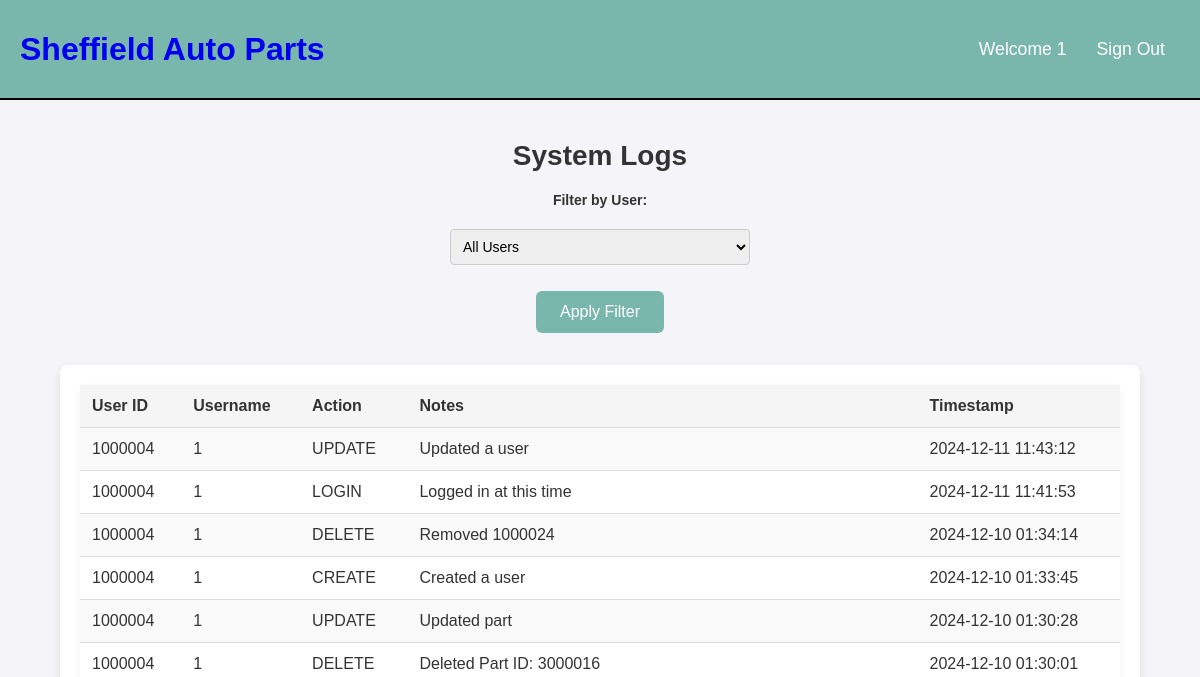
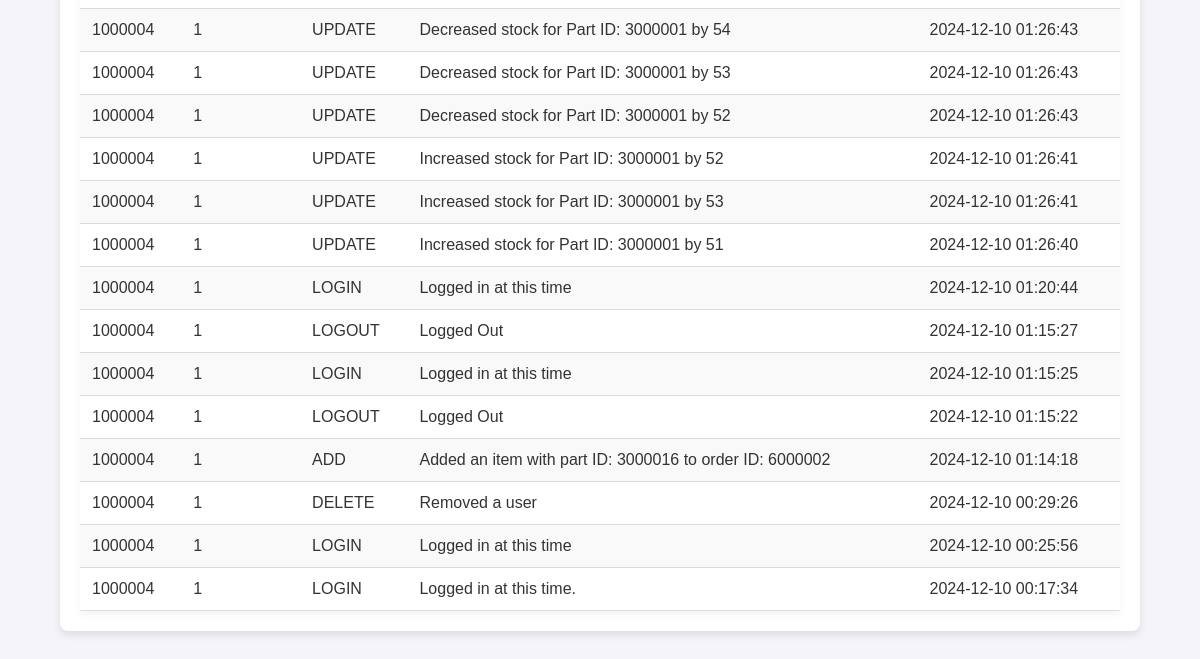
Before: /systemlog.php (signed in) with the older database file (2 pictures, top to bottom).
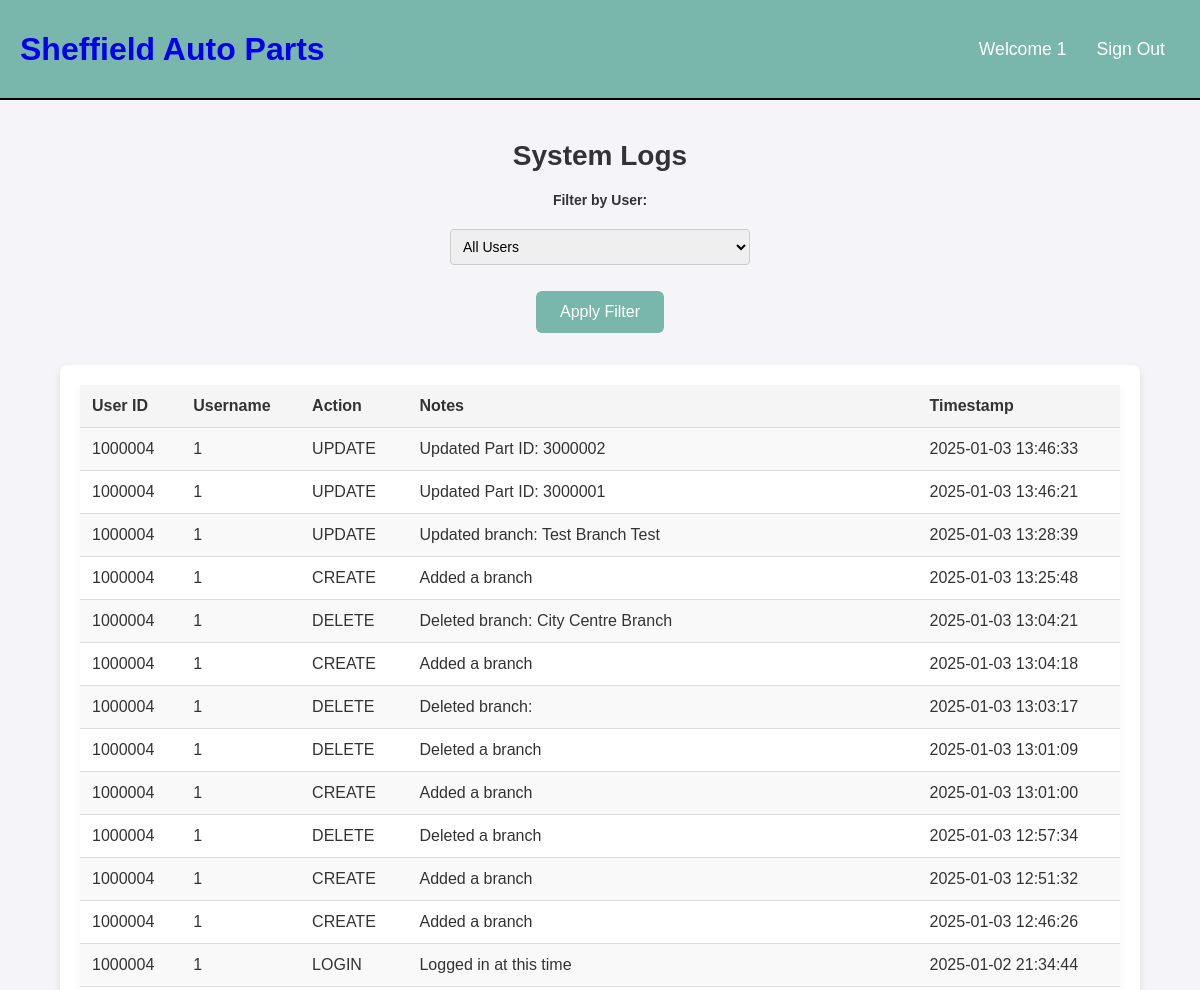
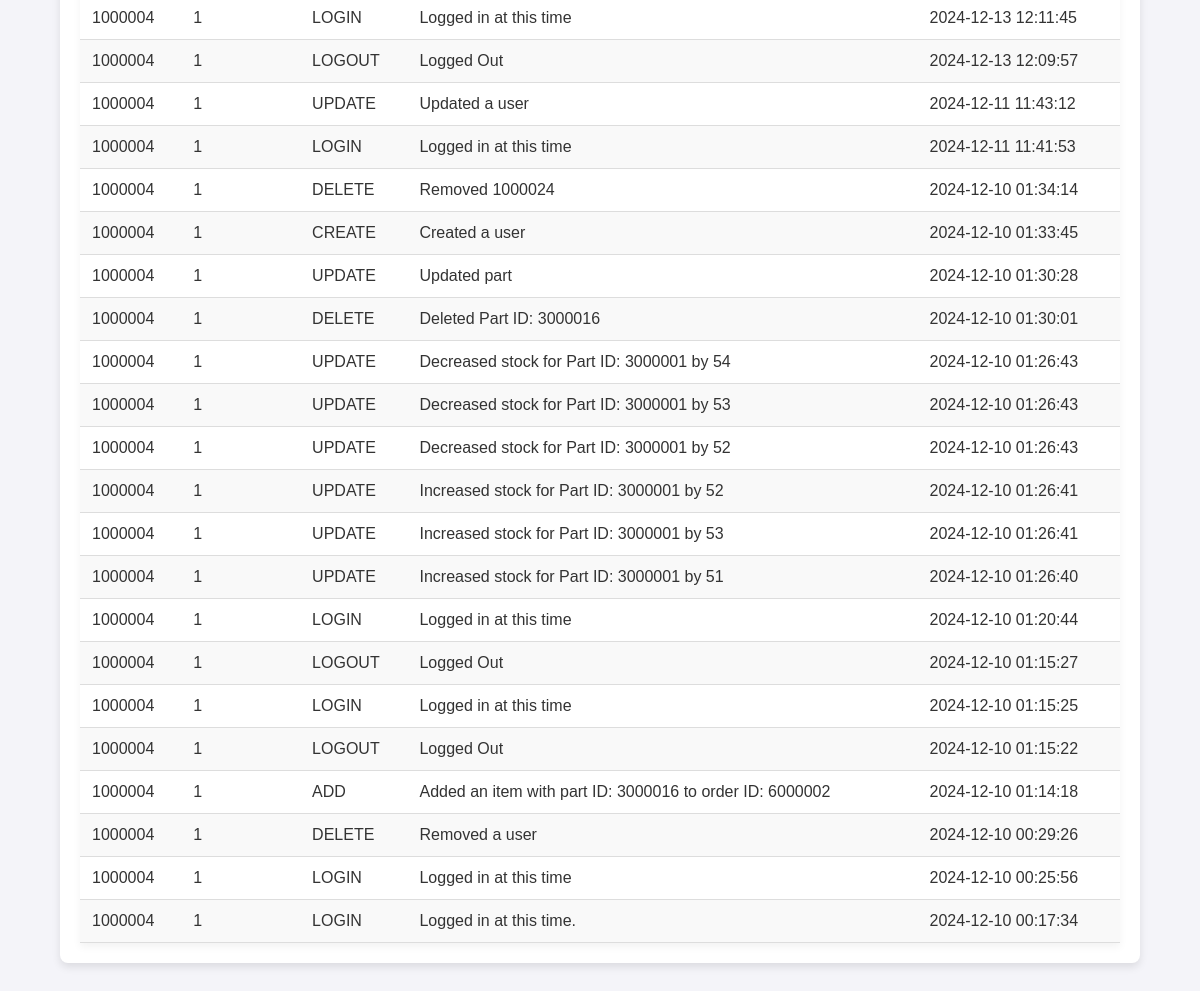
After: the same page with the newer database file (2 pictures, top to bottom).
### tables this page shows
CREATE TABLE `users` (
  `user_id` int(11) NOT NULL,
  `username` varchar(50) NOT NULL,
  `password` varchar(255) NOT NULL,
  `email` varchar(99) NOT NULL,
  `role` varchar(20) NOT NULL,
  `active` tinyint(1) DEFAULT 1
);

CREATE TABLE `system_logs` (
  `log_id` int(11) NOT NULL,
  `log_timestamp` datetime DEFAULT current_timestamp(),
  `user_id` int(11) NOT NULL,
  `user_name` varchar(255) NOT NULL,
  `action_type` enum('CREATE','UPDATE','DELETE','LOGIN','LOGOUT','ADD','REMOVE','OTHER') NOT NULL,
  `log_description` varchar(255) NOT NULL
);

### include/functions.php (called while the page is built, shortened)
<?php
function check_login($con){
  if(isset($_SESSION['user_id'])){
    $users_id = $_SESSION['user_id'];
    $check_login_query = "SELECT * FROM users WHERE user_id = '$users_id'";
    $logged_in_result = mysqli_query($con,$check_login_query);
    if($logged_in_result && mysqli_num_rows($logged_in_result) === 1){
      $user_data = mysqli_fetch_assoc($logged_in_result);
      return $user_data;
    }
  }
}
?>

### include/init.php (called while the page is built, shortened)
<?php
include('include/connection.php');
include('include/functions.php');
$user_data = check_login($con);
?>

### systemlog.php (the view, shortened to what this page needs)
<?php
include('include/init.php');
$sql = "SELECT system_logs.log_id, system_logs.user_id, system_logs.user_name, system_logs.action_type, system_logs.log_description, system_logs.log_timestamp
        FROM system_logs
        WHERE 1";
$sql .= " ORDER BY system_logs.log_timestamp DESC";
$result = $con->query($sql);
?>
<!DOCTYPE html>
<html lang="en">
<head>
    <link rel="stylesheet" href="style/base.css">
    <link rel="stylesheet" href="style/tablelist.css">
</head>
<body>
    <?php include('include/header.php'); ?>
    <div class="page-container">
        <h2 class="page-title">System Logs</h2>
    <form method="POST" class="filter-form">
        <div class="filter-group">
            <label for="user_filter">Filter by User:</label>
            <select name="user_filter" id="user_filter">
        <option value="">All Users</option>
        </select>
    </div>
        <button type="submit" class="filter-btn">Apply Filter</button>
    </form>
        <div class="table-container">
            <table class="inventory-list">
                <thead>
                    <tr>
                        <th>User ID</th>
                        <th>Username</th>
                        <th>Action</th>
                        <th>Notes</th>
                        <th>Timestamp</th>
                    </tr>
                </thead>
                <tbody>
                    <?php
                    if ($result->num_rows > 0) {
                        while ($row = $result->fetch_assoc()) {
                            echo "<tr>";
                            echo "<td>" . htmlspecialchars($row['user_id']) . "</td>";
                            echo "<td>" . htmlspecialchars($row['user_name']) . "</td>";
                            echo "<td>" . htmlspecialchars($row['action_type']) . "</td>";
                            echo "<td>" . htmlspecialchars($row['log_description']) . "</td>";
                            echo "<td>" . htmlspecialchars($row['log_timestamp']) . "</td>";
                            echo "</tr>";
                        }
                    } else {
                        echo "<tr><td colspan='5'>No logs found.</td></tr>";
                    }
                    ?>
                </tbody>
            </table>
        </div>
    </div>
</body>
</html>

### include/header.php
<link rel="stylesheet" href="style/header.css">
<header>
  <div class="logo">
  <h1 class="logo-text">
    <a href="home.php">
      <span>Sheffield</span> Auto Parts
    </a>
  </h1>
</div>
<ul class="navbar">
  <li><a href="home.php">Welcome <?php echo htmlspecialchars($user_data['username']); ?></a></li>
  <li><a href="logout.php">Sign Out</a></li>
</ul>
</header>

### style/base.css (style rules this page uses)
* { font-family:'Poppins', sans-serif; margin:0; padding:0; box-sizing: border-box; text-decoration: none; }
.page-container { min-height: 75vh; width: 100%; background-position: center; background-size: cover; position: relative; display: flex; margin: 0 auto; padding-top: 0px; justify-content: center; align-items: center; }

### style/tablelist.css (style rules this page uses)
* { font-family: 'Poppins', sans-serif; margin: 0; padding: 0; box-sizing: border-box; text-decoration: none; }
body { background-color: #f4f4f9; color: #333; }
.page-container { min-height: auto; width: 100%; position: relative; display: flex; flex-direction: column; padding-top: 20px; margin: 0 auto; }
.page-title { margin-top: 20px; margin-bottom: 20px; font-size: 28px; font-weight: 600; text-align: center; color: #333; }
.filter-group { display: flex; flex-direction: row; gap: 16px; align-items: center; }
.filter-form { display: flex; flex-direction: column; gap: 16px; width: 300px; position: relative; }
.filter-group label { font-size: 14px; font-weight: bold; color: #333; }
.filter-form select { padding: 8px; font-size: 14px; border: 1px solid #ccc; border-radius: 4px; }
.filter-btn { padding: 12px 24px; background-color: #79B7AC; color: white; border: none; border-radius: 6px; font-size: 16px; cursor: pointer; transition: background-color 0.3s ease; align-self: center; margin-top: auto; }
.table-container { background-color: #fff; width: 90%; max-width: 1600px; padding: 1.25rem; border-radius: 8px; margin: 2rem auto; box-shadow: 0 4px 8px rgba(0, 0, 0, 0.1); overflow-x: auto; }
.inventory-list { width: 100%; border-collapse: collapse; background-color: #fff; box-shadow: 0 4px 8px rgba(0, 0, 0, 0.05); }
.inventory-list thead { background-color: #f5f5f5; }
.inventory-list th, .inventory-list td { padding: 12px; text-align: left; border-bottom: 1px solid #ddd; }
.inventory-list th { font-weight: bold; background-color: #f5f5f5; color: #333; }
.inventory-list tbody tr { background-color: #fff; }
.inventory-list tbody tr:nth-child(odd) { background-color: #f9f9f9; }
.filter-group { display: flex; flex-direction: column; margin-bottom: 10px; }
.filter-group label { font-weight: bold; margin-bottom: 5px; }
.filter-group input, .filter-group select { padding: 8px; border: 1px solid #ccc; border-radius: 4px; width: 100%; }

### style/header.css (style rules this page uses)
header { background: #79B7AC; height: 100px; display: flex; justify-content: space-between; align-items: center; border-bottom: 2px solid black; color: white; padding: 0 20px; }
header .logo { max-height: 80px; display: flex; align-items: center; }
header .navbar { display: flex; align-items: center; }
header ul { margin: 20; padding: 20; list-style: none; display: flex; }
header ul li { position: relative; }
header ul li a { display: block; padding: 20px 15px; font-size: 1.1em; color: inherit; text-decoration: none; border-radius: 4px; }

Changed rows visible on the page:
added system_logs: user "1000004", user_name "1", action_type "UPDATE", log_description "Updated Part ID: 3000002", log_timestamp "2025-01-03 13:46:33"
added system_logs: user "1000004", user_name "1", action_type "UPDATE", log_description "Updated Part ID: 3000001", log_timestamp "2025-01-03 13:46:21"
added system_logs: user "1000004", user_name "1", action_type "UPDATE", log_description "Updated branch: Test Branch Test", log_timestamp "2025-01-03 13:28:39"
added system_logs: user "1000004", user_name "1", action_type "CREATE", log_description "Added a branch", log_timestamp "2025-01-03 13:25:48"
added system_logs: user "1000004", user_name "1", action_type "DELETE", log_description "Deleted branch: City Centre Branch", log_timestamp "2025-01-03 13:04:21"
added system_logs: user "1000004", user_name "1", action_type "CREATE", log_description "Added a branch", log_timestamp "2025-01-03 13:04:18"
added system_logs: user "1000004", user_name "1", action_type "DELETE", log_description "Deleted branch:", log_timestamp "2025-01-03 13:03:17"
added system_logs: user "1000004", user_name "1", action_type "DELETE", log_description "Deleted a branch", log_timestamp "2025-01-03 13:01:09"
added system_logs: user "1000004", user_name "1", action_type "CREATE", log_description "Added a branch", log_timestamp "2025-01-03 13:01:00"
added system_logs: user "1000004", user_name "1", action_type "DELETE", log_description "Deleted a branch", log_timestamp "2025-01-03 12:57:34"
added system_logs: user "1000004", user_name "1", action_type "CREATE", log_description "Added a branch", log_timestamp "2025-01-03 12:51:32"
added system_logs: user "1000004", user_name "1", action_type "CREATE", log_description "Added a branch", log_timestamp "2025-01-03 12:46:26"
added system_logs: user "1000004", user_name "1", action_type "LOGIN", log_description "Logged in at this time", log_timestamp "2025-01-02 21:34:44"
added system_logs: user "1000004", user_name "1", action_type "LOGIN", log_description "Logged in at this time", log_timestamp "2024-12-13 12:11:45"
added system_logs: user "1000004", user_name "1", action_type "LOGOUT", log_description "Logged Out", log_timestamp "2024-12-13 12:09:57"
